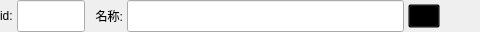
<?xml version="1.0" encoding="UTF-8"?>
<ui version="4.0">
 <class>ConditionBranchItem</class>
 <widget class="QWidget" name="ConditionBranchItem">
  <property name="geometry">
   <rect>
    <x>0</x>
    <y>0</y>
    <width>480</width>
    <height>32</height>
   </rect>
  </property>
  <property name="windowTitle">
   <string>Form</string>
  </property>
  <layout class="QHBoxLayout" name="horizontalLayout" stretch="0,0,0,1,0,0">
   <property name="spacing">
    <number>4</number>
   </property>
   <property name="leftMargin">
    <number>0</number>
   </property>
   <property name="topMargin">
    <number>0</number>
   </property>
   <property name="rightMargin">
    <number>0</number>
   </property>
   <property name="bottomMargin">
    <number>0</number>
   </property>
   <item>
    <widget class="QLabel" name="label">
     <property name="text">
      <string>id:</string>
     </property>
    </widget>
   </item>
   <item>
    <widget class="QLineEdit" name="input_id">
     <property name="minimumSize">
      <size>
       <width>68</width>
       <height>32</height>
      </size>
     </property>
     <property name="maximumSize">
      <size>
       <width>68</width>
       <height>16777215</height>
      </size>
     </property>
    </widget>
   </item>
   <item>
    <widget class="QLabel" name="label_2">
     <property name="text">
      <string>  名称:</string>
     </property>
    </widget>
   </item>
   <item>
    <widget class="QLineEdit" name="input_name">
     <property name="sizePolicy">
      <sizepolicy hsizetype="Preferred" vsizetype="Preferred">
       <horstretch>0</horstretch>
       <verstretch>0</verstretch>
      </sizepolicy>
     </property>
    </widget>
   </item>
   <item>
    <widget class="QPushButton" name="btn_remove">
     <property name="minimumSize">
      <size>
       <width>32</width>
       <height>24</height>
      </size>
     </property>
     <property name="maximumSize">
      <size>
       <width>32</width>
       <height>24</height>
      </size>
     </property>
     <property name="styleSheet">
      <string notr="true">QPushButton{
background: transparent;
}
QPushButton:hover{
background: #4C4E56;
}</string>
     </property>
     <property name="text">
      <string/>
     </property>
     <property name="icon">
      <iconset>
       <normalon>:/res/delete.svg</normalon>
      </iconset>
     </property>
     <property name="iconSize">
      <size>
       <width>16</width>
       <height>16</height>
      </size>
     </property>
    </widget>
   </item>
   <item>
    <spacer name="horizontalSpacer">
     <property name="orientation">
      <enum>Qt::Horizontal</enum>
     </property>
     <property name="sizeHint" stdset="0">
      <size>
       <width>40</width>
       <height>20</height>
      </size>
     </property>
    </spacer>
   </item>
  </layout>
 </widget>
 <resources/>
 <connections/>
</ui>
